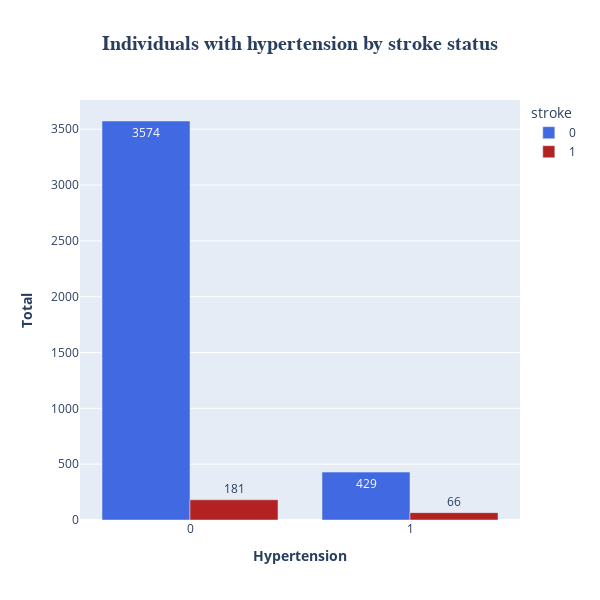

The cell this chart's notebook holds for it:
### Markdown cell above
- The overall number of individuals without heart disease is significantly higher than those with heart disease.

- A higher proportion of individuals with a history of stroke also have heart disease, indicating a potential correlation between stroke and heart disease.

- The majority of individuals who have not had a stroke also do not have heart disease, which suggests that stroke may be a contributing factor to heart disease or vice versa.

### Code cell
df_counts = df.groupby(
    ["stroke", "hypertension"]
).size().reset_index(name="Count")

fig6 = px.bar(
    df_counts,
    x="hypertension",
    y="Count",
    color="stroke",
    color_discrete_map=custom_colors,
    title="Individuals with hypertension by stroke status",
    barmode="group",
    text_auto=True
)

fig6.update_yaxes(title_text="<b>Total</b>")

fig6.update_xaxes(title_text="<b>Hypertension</b>")

fig6.update_layout(
    title={
        'x': 0.5,
        'font': {
            'size': 20,
            'family': 'Arial Black',
            'weight': 'bold'
        }
    }
)

fig6.update_layout(width=600, height=600)
fig6.show()

### Figure 1 — Plotly figure (JSON) as saved in the notebook; plotly's stock layout.template omitted (floating-point values rounded to 4 significant figures)
{"data": [{"alignmentgroup": "True", "hovertemplate": "stroke=0<br>hypertension=%{x}<br>Count=%{y}<extra></extra>", "legendgroup": "0", "marker": {"color": "royalblue", "pattern": {"shape": ""}}, "name": "0", "offsetgroup": "0", "orientation": "v", "showlegend": true, "textposition": "auto", "texttemplate": "%{y}", "type": "bar", "x": ["0", "1"], "xaxis": "x", "y": [3574, 429], "yaxis": "y"}, {"alignmentgroup": "True", "hovertemplate": "stroke=1<br>hypertension=%{x}<br>Count=%{y}<extra></extra>", "legendgroup": "1", "marker": {"color": "firebrick", "pattern": {"shape": ""}}, "name": "1", "offsetgroup": "1", "orientation": "v", "showlegend": true, "textposition": "auto", "texttemplate": "%{y}", "type": "bar", "x": ["0", "1"], "xaxis": "x", "y": [181, 66], "yaxis": "y"}], "layout": {"barmode": "group", "height": 600, "legend": {"title": {"text": "stroke"}, "tracegroupgap": 0}, "title": {"font": {"family": "Arial Black", "size": 20, "weight": "bold"}, "text": "Individuals with hypertension by stroke status", "x": 0.5}, "width": 600, "xaxis": {"anchor": "y", "domain": [0, 1], "title": {"text": "<b>Hypertension</b>"}}, "yaxis": {"anchor": "x", "domain": [0, 1], "title": {"text": "<b>Total</b>"}}}}
